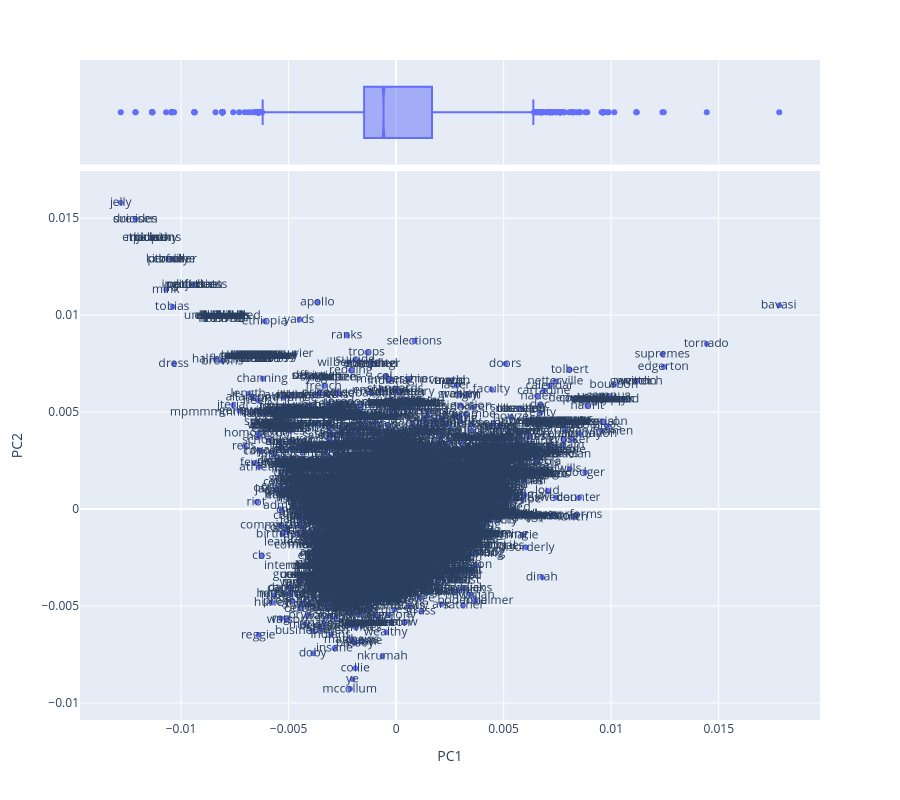

The cell this chart's notebook holds for it:
### Code cell
vis_loadings(COMPS, 1, 2)

### Figure 1 — Plotly figure (JSON) as saved in the notebook; plotly's stock layout.template omitted (floating-point values rounded to 4 significant figures; data arrays with more than 128 entries replaced by an {"elided": "..."} marker saying what was removed)
{"data": [{"hovertemplate": "PC1=%{x}<br>PC2=%{y}<br>term_str=%{text}<extra></extra>", "legendgroup": "", "marker": {"color": "#636efa", "symbol": "circle"}, "mode": "markers+text", "name": "", "showlegend": false, "text": {"elided": "16287 str values"}, "type": "scattergl", "x": {"elided": "16287 float values"}, "xaxis": "x", "y": {"elided": "16287 float values"}, "yaxis": "y"}, {"alignmentgroup": "True", "hovertemplate": "PC1=%{x}<extra></extra>", "legendgroup": "", "marker": {"color": "#636efa", "symbol": "circle"}, "name": "", "notched": true, "offsetgroup": "", "showlegend": false, "type": "box", "x": {"elided": "16287 float values"}, "xaxis": "x2", "yaxis": "y2"}], "layout": {"height": 800, "legend": {"tracegroupgap": 0}, "margin": {"t": 60}, "xaxis": {"anchor": "y", "domain": [0, 1], "title": {"text": "PC1"}}, "xaxis2": {"anchor": "y2", "domain": [0, 1], "matches": "x", "showgrid": true, "showticklabels": false}, "yaxis": {"anchor": "x", "domain": [0, 0.8316], "title": {"text": "PC2"}}, "yaxis2": {"anchor": "x2", "domain": [0.8416, 1], "matches": "y2", "showgrid": false, "showline": false, "showticklabels": false, "ticks": ""}}}
